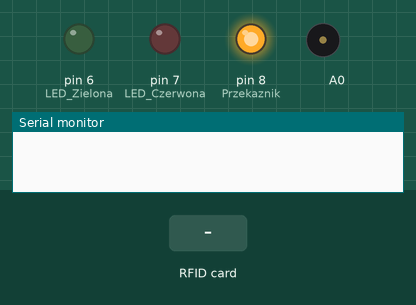
Bench run of a sketch on a simulated Arduino Uno, built with avr-gcc and run on an emulated ATmega328P. Parts: output pins drawn as LEDs (lit = HIGH), buzzer (waves = sounding), the last lines printed to the serial monitor. The test bench sets the inputs (shaded band). Pins used as bus, display or sensor lines are not drawn.

Above: at 1.2 s.
1.3 s: RFID card 9E F9 CE 83 held to the reader
At 2.8 s:
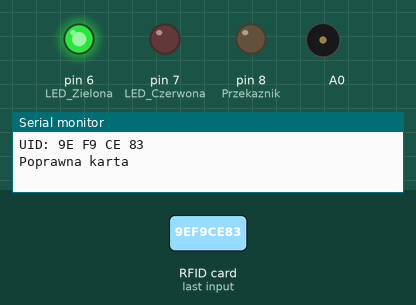
4.3 s: RFID card 5E 7A 19 C4 held to the reader
At 5.2 s:
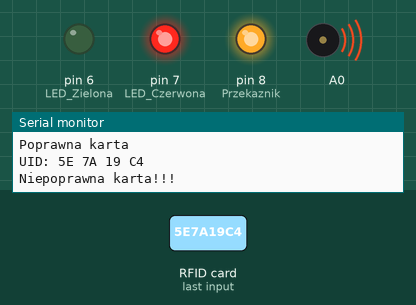
Timing chart, 0 to 7.3 s (numbered marks = the images above; inputs shaded):
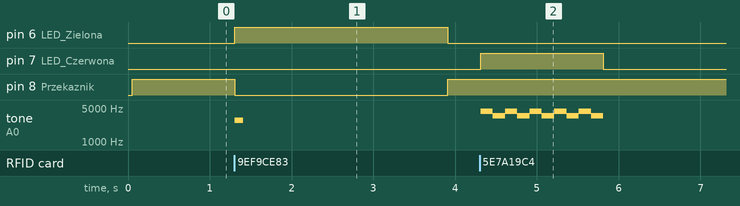

The sketch:

15b_RFID_RC522_buzer_diody_przekaznik.ino.ino
```cpp
#include <SPI.h>
#include <MFRC522.h>
#define SS_PIN 10
#define RST_PIN 9
#define LED_Zielona 6
#define LED_Czerwona 7
#define Przekaznik 8

MFRC522 rfid(SS_PIN, RST_PIN);

const byte poprawna_karta[] = {0x9E, 0xF9, 0xCE, 0x83};

void setup() {
  Serial.begin(9600);
  SPI.begin(); // Inicjalizacja szyny SPI
  rfid.PCD_Init(); // Inicjalizacja RC522
  pinMode(LED_Zielona, OUTPUT);
  pinMode(LED_Czerwona, OUTPUT);
  pinMode(Przekaznik, OUTPUT);
  digitalWrite(Przekaznik, HIGH);
  pinMode(A0, OUTPUT);
}

void loop() {
  // Szukanie nowej karty RFID
  if ( ! rfid.PICC_IsNewCardPresent())
    return;

  // Pobranie UID z karty
  if ( ! rfid.PICC_ReadCardSerial())
    return;

  // Wysłanie UID karty na serial
  Serial.print("UID: ");
  for (int i = 0; i < rfid.uid.size; i++) {
    Serial.print(rfid.uid.uidByte[i], HEX);
    Serial.print(" ");
  }
  Serial.println("");

  // Porównanie UID karty z zapisanym w pamięci
  if (rfid.uid.uidByte[0] == poprawna_karta[0] &&
      rfid.uid.uidByte[1] == poprawna_karta[1] &&
      rfid.uid.uidByte[2] == poprawna_karta[2] &&
      rfid.uid.uidByte[3] == poprawna_karta[3] )
  {
    // Poprawna karta
    Serial.println("Poprawna karta");
    digitalWrite(LED_Zielona, HIGH);
    digitalWrite(Przekaznik, LOW);
    tone(A0, 2800);
    delay(100);
    noTone(A0);
    delay(1000);
    delay(1500);
    digitalWrite(LED_Zielona, LOW);
    digitalWrite(Przekaznik, HIGH);
  }
  else
  {
    // Niepoprawna karta
    Serial.println("Niepoprawna karta!!!");
    digitalWrite(LED_Czerwona, HIGH);
    for (int i = 0; i <= 4; i++) {
      tone(A0, 4300);
      delay(150);
      tone(A0, 3500);
      delay(150);
    }
    noTone(A0);
    digitalWrite(LED_Czerwona, LOW);
  }

  // Zatrzymanie odczytu karty RFID
  rfid.PICC_HaltA();
}
```

Measured:
- after the input at 1.3 s, pin 6 (LED_Zielona): LOW → HIGH at once, → LOW 2.6 s later; pin 8 (Przekaznik): HIGH → LOW at once, → HIGH 2.6 s later; tone on A0: silent → 2800 Hz at once, → silent 0.10 s later
- after the input at 4.3 s, pin 7 (LED_Czerwona): LOW → HIGH at once, → LOW 1.5 s later; tone on A0: silent → 4300 Hz at once, then repeats every 0.30 s: 3500 Hz 0.15 s, 4300 Hz 0.15 s, until it stays silent from 5.8 s
